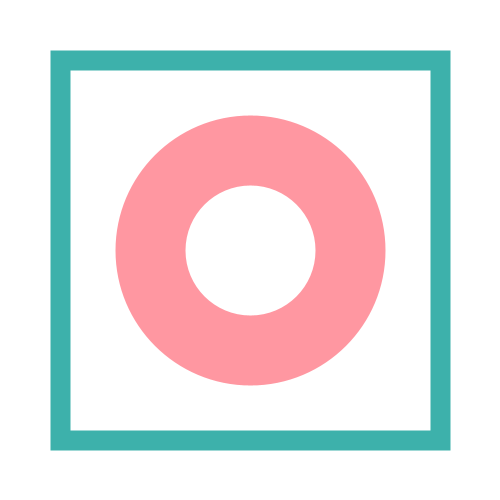
Frame 1 (no input)
Frame 60 (the mouse pressed at the canvas centre just before this capture): identical to frame 1, image omitted
Frame 120 (the mouse held since frame 60 and released just before this capture): identical to frame 1, image omitted

The Processing sketch that drew this single still picture (run headless with seeded random() and noise(); from frame 60 on, the mouse is pressed at the canvas centre):

// Processing sketch: s07e01PaloSastre
// ── s07e01PaloSastre.pde
//UDD - Expresion Digital II
//s07e01PaloSastre
//crear una variable que adopta el mismo valor que otras dos variables según apreto las flechas de izquierda y derecha en el keyboard.
// 

float s1, s2, s3;
color c1, c2, c3;

void setup(){
size(500, 500);

//variables stroke
s1 = 20;
s2 = 40;

//variables color
c1 = color(61, 177, 171); //color turquesa
c2 = color(255, 151, 161); //color rosado

s3 = s1;
c3 = c1;

rectMode(CENTER);
}

void draw(){
  background(255);
  
  strokeWeight(s3);
  stroke(c3);
  noFill();  
  rect(width/2, height/2, 380, 380);
  
  strokeWeight(70);
  stroke(c2);
  noFill();
  ellipse(width/2, height/2, 200, 200);
}

void keyPressed(){
  if (key == CODED){
    if(keyCode == LEFT){
      s3 = s2;
      c3 = c2;
    } 
     
    if (keyCode == RIGHT){
      s3 = s1;
      c3 = c1;
    }
  }
}
